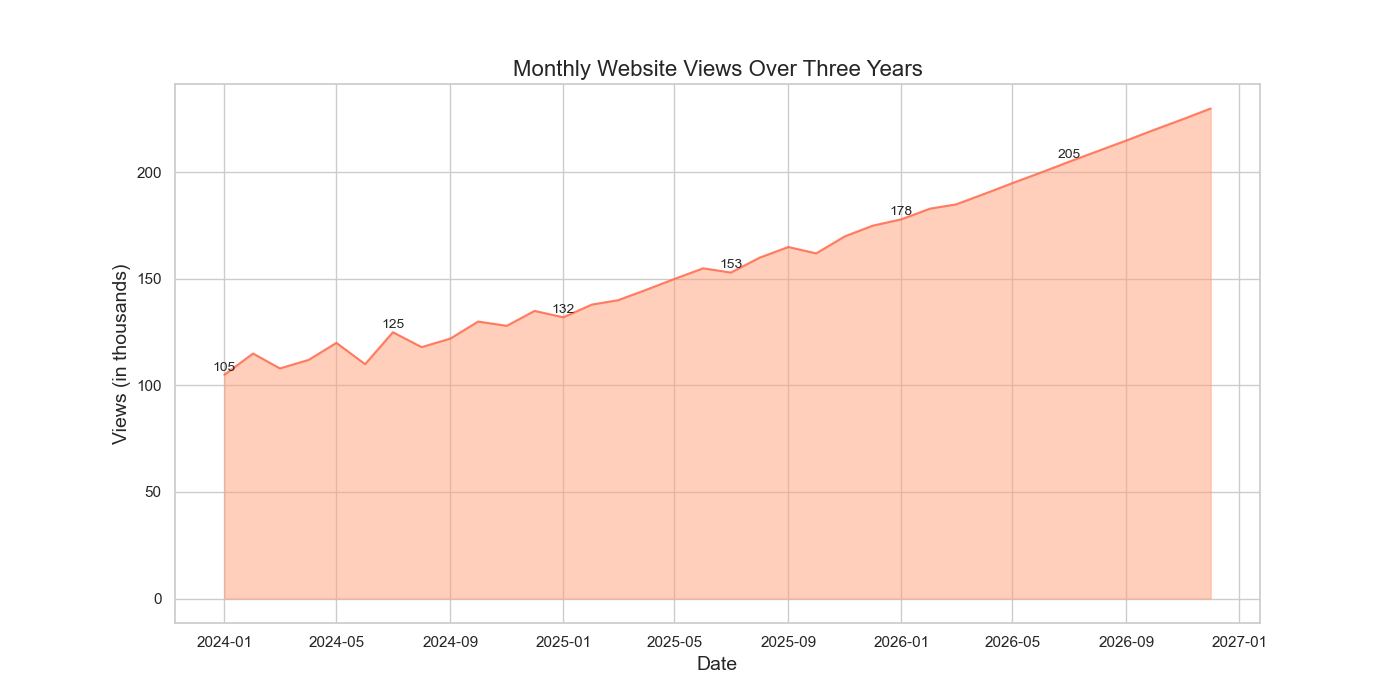

Reproduce this figure in Python.

import matplotlib.pyplot as plt
import pandas as pd

data = {
    'Date': [
        '2024-01-01', '2024-02-01', '2024-03-01', '2024-04-01', '2024-05-01',
        '2024-06-01', '2024-07-01', '2024-08-01', '2024-09-01', '2024-10-01',
        '2024-11-01', '2024-12-01', '2025-01-01', '2025-02-01', '2025-03-01',
        '2025-04-01', '2025-05-01', '2025-06-01', '2025-07-01', '2025-08-01',
        '2025-09-01', '2025-10-01', '2025-11-01', '2025-12-01', '2026-01-01',
        '2026-02-01', '2026-03-01', '2026-04-01', '2026-05-01', '2026-06-01',
        '2026-07-01', '2026-08-01', '2026-09-01', '2026-10-01', '2026-11-01',
        '2026-12-01'
    ],
    'Views': [
        105, 115, 108, 112, 120, 110, 125, 118, 122, 130, 128, 135, 132, 138, 
        140, 145, 150, 155, 153, 160, 165, 162, 170, 175, 178, 183, 185, 190, 
        195, 200, 205, 210, 215, 220, 225, 230
    ]
}

df = pd.DataFrame(data)
df['Date'] = pd.to_datetime(df['Date'])

plt.figure(figsize=(14, 7))
plt.fill_between(df['Date'], df['Views'], color='#FFA07A', alpha=0.5)
plt.plot(df['Date'], df['Views'], color='#FF6347', alpha=0.8)

plt.title('Monthly Website Views Over Three Years', fontsize=16)
plt.xlabel('Date', fontsize=14)
plt.ylabel('Views (in thousands)', fontsize=14)

for i in range(len(df)):
    if i % 6 == 0:
        plt.text(df['Date'][i], df['Views'][i] + 2, str(df['Views'][i]), fontsize=10, ha='center')

plt.show()
